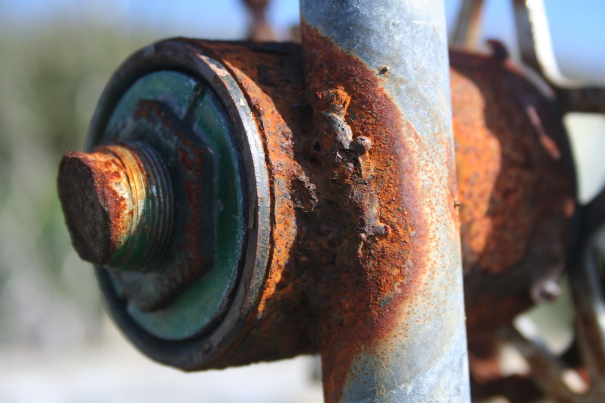
#> input picture rust_detection_computer_vision/corrosion_image.jpg, 1210 x 806 px (shown at 1/2 size)
$ python -i v4_video_feed.py   (imports and definitions only)
#> lines starting #> are read from the running program, lines starting #| are printed output that depends on the picture
#> further down, picture is the input picture: shape (806, 1210, 3); mean B, G, R 104.6, 108.6, 117.3
import cv2
import tkinter as tk
from PIL import Image, ImageTk
import numpy as np

# Image Preprocessing
# ------------------------

def balance_lighting(image):
    """
    Enhance image lighting using CLAHE and gamma correction.

    Args:
        image (numpy array): Input image.

    Returns:
        numpy array: Image with balanced lighting.
    """
    hsv = cv2.cvtColor(image, cv2.COLOR_BGR2HSV)
#> hsv: shape (806, 1210, 3); mean H, S, V 57.9, 69.7, 127.3
    _, _, v = cv2.split(hsv)
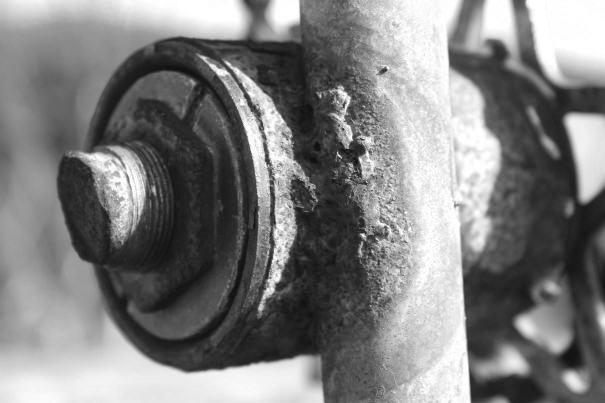
#> v: shape (806, 1210) (shown at 1/2 size); min 13, max 255, mean 127.3
    clahe = cv2.createCLAHE(clipLimit=2.0, tileGridSize=(8, 8))
    v_clahe = clahe.apply(v)
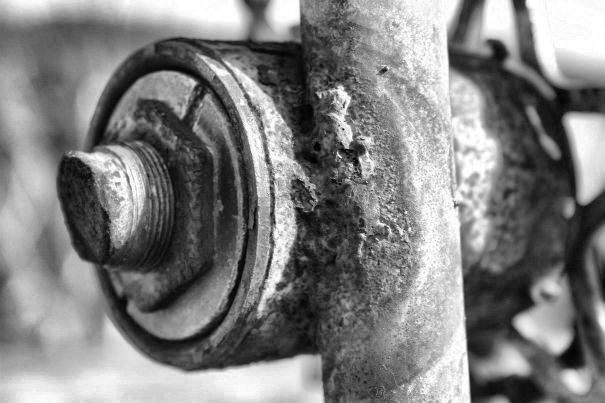
#> v_clahe: shape (806, 1210) (shown at 1/2 size); min 1, max 255, mean 128
    hsv_clahe = cv2.merge([hsv[:, :, 0], hsv[:, :, 1], v_clahe])
#> hsv_clahe: shape (806, 1210, 3); mean H, S, V 57.9, 69.7, 128
    image_clahe = cv2.cvtColor(hsv_clahe, cv2.COLOR_HSV2BGR)
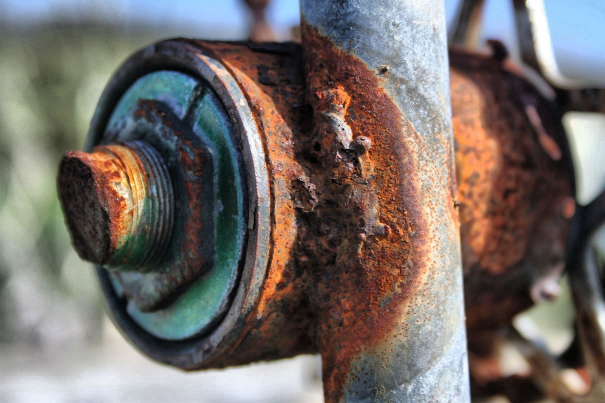
#> image_clahe: shape (806, 1210, 3) (shown at 1/2 size); mean B, G, R 104.6, 108.7, 116.9
    gamma = 1.5
    image_gamma = np.power(image_clahe / 255.0, gamma) * 255.0
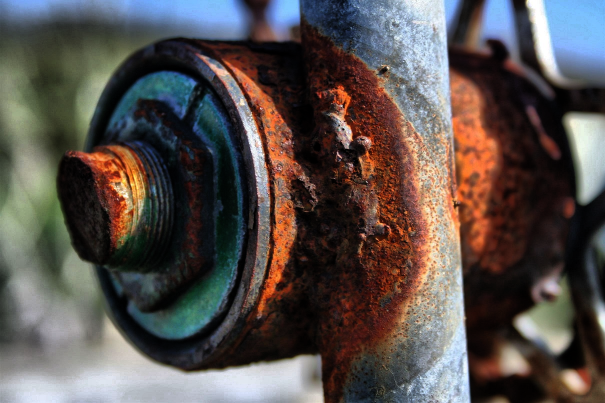
#> image_gamma: shape (806, 1210, 3) float64 (shown at 1/2 size); mean B, G, R 78.4, 81.3, 89.1
    image_gamma = image_gamma.astype(np.uint8)
    return image_gamma


# Corrosion Detection
# ----------------------

# [29 lines left out: functions create_rust_mask, apply_thresholding, not called in this run]


# Main Function
# ----------------

class CorrosionDetector:
    # [36 lines left out: functions __init__, detect_corrosion, show_in_gui, not called in this run]

    def run(self):
        self.detect_corrosion()
        self.root.mainloop()


# [4 lines not run here, left out]

>>> import cv2
>>> picture = cv2.imread('corrosion_image.jpg')
>>> result = balance_lighting(picture)
